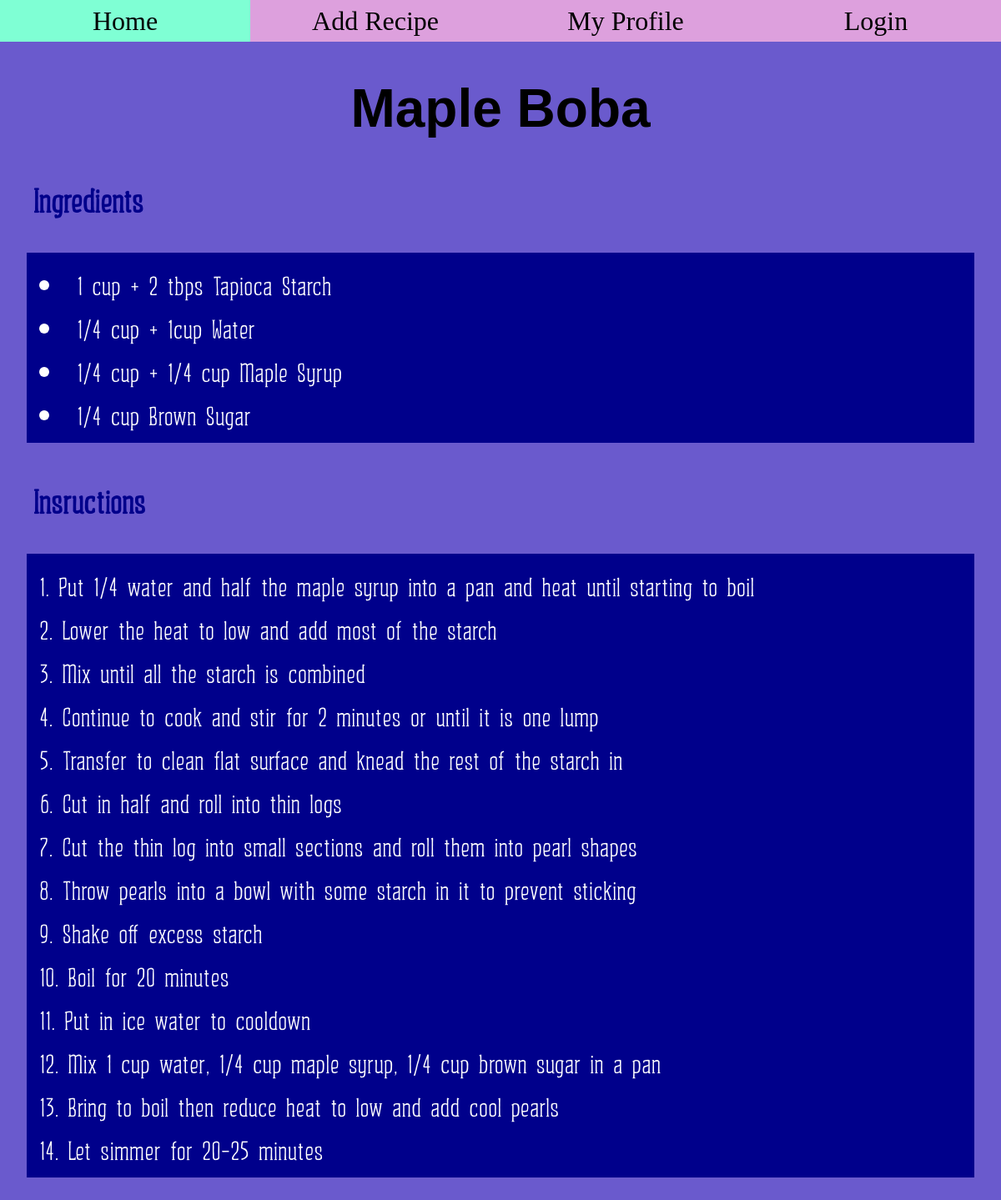
Page /2/ on the committed database.
### blog/models.py (models this page shows, shortened)
class Recipe(models.Model):
    recipe_name = models.CharField(max_length=200)
    pub_date = models.DateTimeField('date published')
    def was_published_recently(self):
        now = timezone.now()
        return now - datetime.timedelta(days=30) <= self.pub_date <= now
    was_published_recently.boolean = True

class Ingredient(models.Model):
    ingredient_name = models.CharField(max_length=300)
    ingredient_amount = models.CharField(max_length=50)
    recipe = models.ForeignKey(Recipe,on_delete=models.CASCADE)

class Instruction(models.Model):
    instruction_step = models.CharField(max_length=1000)
    recipe = models.ForeignKey(Recipe,on_delete=models.CASCADE)

### blog/views.py (the view)
# urls.py: path('<int:pk>/', views.DetailView.as_view(), name='detail'),
class DetailView(generic.DetailView):
    template_name = 'blog/detail.html'
    model = Recipe

### blog/templates/blog/detail.html (shortened to what this page needs)
{% extends 'blog/base.html' %}
{% block content %}
<h1 class="recipe-title">{{recipe.recipe_name}}</h1>
<h3 class="subtitle">Ingredients</h3>
<ul class="ingredient-list">
    {% for ingredient in recipe.ingredient_set.all %}
        <li>{{ingredient.ingredient_amount}} {{ingredient.ingredient_name}}</li>
    {% endfor %}
</ul>
<h3 class="subtitle">Insructions</h3>
<ol class="instruction-list">
    {% for instruction in recipe.instruction_set.all %}
        <li>{{instruction.instruction_step}}</li>
    {% endfor %}
</ol>
{% endblock %}

### blog/templates/blog/base.html (shortened to what this page needs)
{% load static %}
<!DOCTYPE html>
<head>
    <link rel="stylesheet" type="text/css" href="{% static 'blog/style.css' %}">
</head>
<body>
    <div class='navbar'>
        {% block navbar %}
        <span id="home">Home</span>
        <span id="add_recipes">Add Recipe</span>
        <span id="my_profile">My Profile</span>
        {% if user.is_authenticated %}
         <span id="logout">Logout</span>
        {% else %}
         <span id="login">Login</span>
        {% endif %}
        {% endblock %}
    </div>
    <div class="content">
        {% block content %} {% endblock %}
    </div>
</body>

### blog/static/blog/style.css (style rules this page uses)
body { margin: 0; background-color: slateblue; }
div.navbar { position: relative; left: 0; display: flex; flex-direction: row; background-color: plum; justify-content: space-evenly; padding: 0; margin: 0; width: 100%; }
div.navbar span { display: inline-flex; height: 50px; width: 25%; justify-content: center; align-items: center; font-size: 2em; }
.recipe-title { text-align: center; font-size: 4em; font-family: Impact, Haettenschweiler, 'Arial Narrow Bold', sans-serif; }
.subtitle, .ingredient-list, .instruction-list { font-family: ingredient-font; margin: 1em; }
.subtitle { color: darkblue; font-size: 2.5em; }
.ingredient-list, .instruction-list { background-color: darkblue; color: white; padding: 5px; list-style-position: inside; font-size: 2em; }
.ingredient-list li, .instruction-list li { margin: 10px; }

### rows in the picture
Recipe: recipe_name "Maple Boba"
Ingredient: ingredient_amount "1 cup + 2 tbps", ingredient_name "Tapioca Starch"
Ingredient: ingredient_amount "1/4 cup + 1cup", ingredient_name "Water"
Ingredient: ingredient_amount "1/4 cup + 1/4 cup", ingredient_name "Maple Syrup"
Ingredient: ingredient_amount "1/4 cup", ingredient_name "Brown Sugar"
Instruction: instruction_step "Put 1/4 water and half the maple syrup into a pan and heat until starting to boil"
Instruction: instruction_step "Lower the heat to low and add most of the starch"
Instruction: instruction_step "Mix until all the starch is combined"
Instruction: instruction_step "Continue to cook and stir for 2 minutes or until it is one lump"
Instruction: instruction_step "Transfer to clean flat surface and knead the rest of the starch in"
Instruction: instruction_step "Cut in half and roll into thin logs"
Instruction: instruction_step "Cut the thin log into small sections and roll them into pearl shapes"
Instruction: instruction_step "Throw pearls into a bowl with some starch in it to prevent sticking"
Instruction: instruction_step "Shake off excess starch"
Instruction: instruction_step "Boil for 20 minutes"
Instruction: instruction_step "Put in ice water to cooldown"
Instruction: instruction_step "Mix 1 cup water, 1/4 cup maple syrup, 1/4 cup brown sugar in a pan"
Instruction: instruction_step "Bring to boil then reduce heat to low and add cool pearls"
Instruction: instruction_step "Let simmer for 20-25 minutes"
